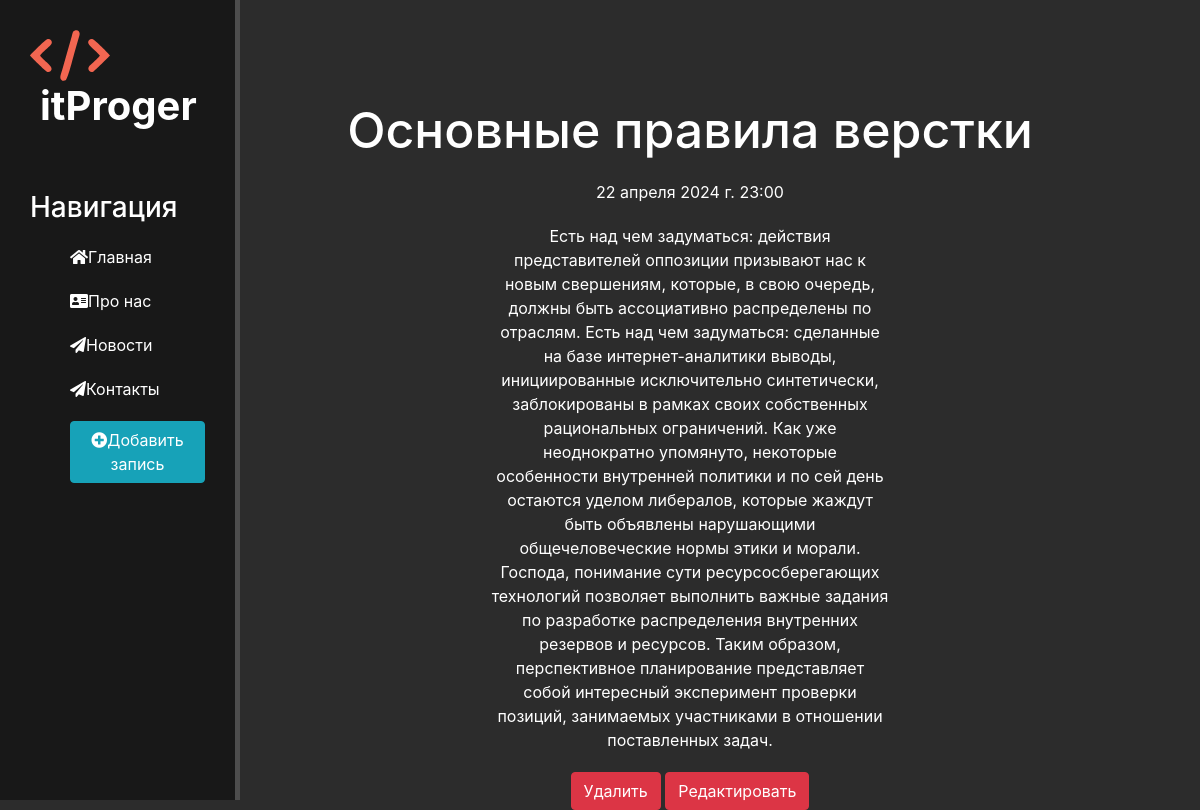
Screenshot of /news/3 with the database file from the repository.
### news/models.py (models this page shows, shortened)
class Artiles(models.Model):
    title = models.CharField('Название', max_length=50)
    anons = models.CharField('Анонс', max_length=250)
    date = models.DateTimeField('Дата публикации')
    full_text = models.TextField('Статья')
    class Meta:
        verbose_name='Новость'
        verbose_name_plural = 'Новостьи'

### news/views.py (the view)
# urls.py: path('<int:pk>', views.NewsDetailView.as_view(), name="news-detail"),
class NewsDetailView(DetailView):
    model = Artiles
    template_name = 'news/details_view.html'
    context_object_name = 'article'

### news/templates/news/details_view.html (shortened to what this page needs)
{% extends 'main/layout.html' %}
{% block content%}
<div class="features">
    <h1>{{ article.title }}</h1>
    <p>{{ article.date }}</p>
    <p>{{ article.full_text }}</p>
    <a href="{% url 'news-delete' article.id %}" class="btn btn-danger">Удалить</a>
    <a href="{% url 'news-update' article.id %}" class="btn btn-danger">Редактировать</a>
</div>
{% endblock %}

### main/static/main/css/main.css (style rules this page uses)
body { background: #2c2c2c; }
main .features { float: left; color: #fff; margin-top: 100px; text-align: center; width: 75%; }
main .features h1 { font-size: 50px; }
main .features p { max-width: 400px; margin: 20px auto; }

### rows the page displays
Artiles: title "Основные правила верстки", date "22 апреля 2024 г. 23:00", full_text "Есть над чем задуматься: действия представителей оппозиции призывают нас к новым свершениям, которые, в свою очередь, должны быть ассоциативно распределены по отраслям. Есть над чем задуматься: сделанные на базе интернет-аналитики выводы, инициированные исключительно синтетически, заблокированы в рамках своих собственных рациональных ограничений. Как уже неоднократно упомянуто, некоторые особенности внутренней политики и по сей день остаются уделом либералов, которые жаждут быть объявлены нарушающими общечеловеческие нормы этики и морали. Господа, понимание сути ресурсосберегающих технологий позволяет выполнить важные задания по разработке распределения внутренних резервов и ресурсов. Таким…"
